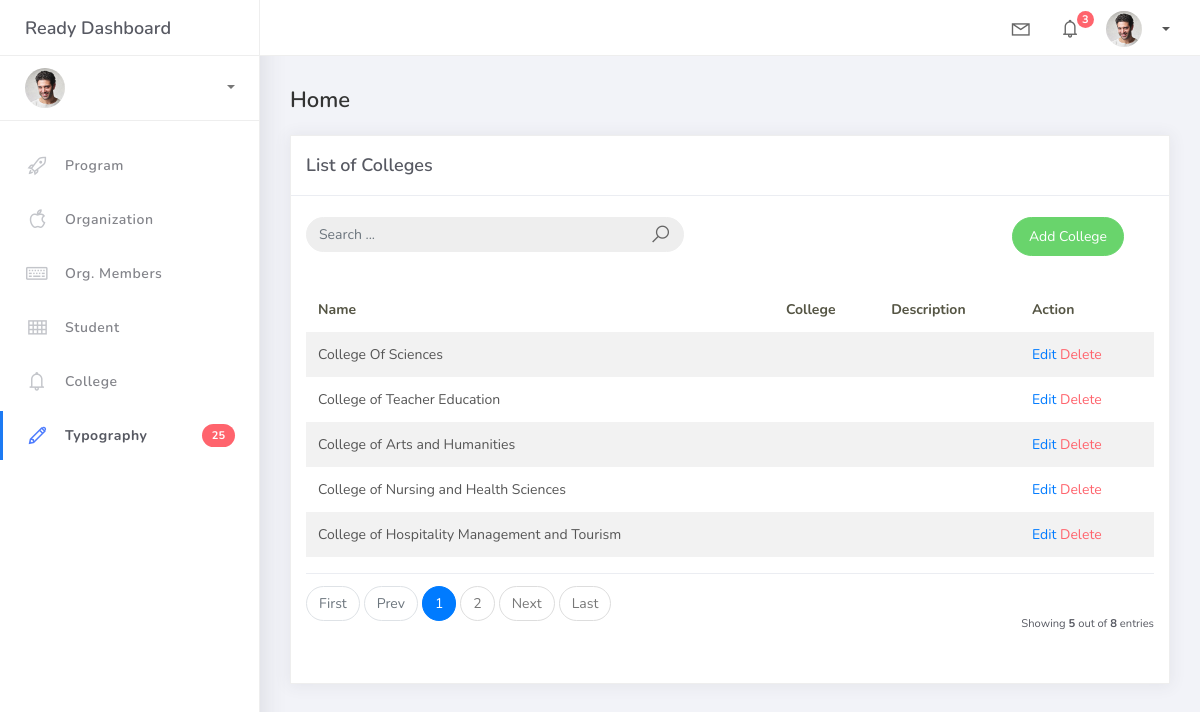
The page /college_list on the database as committed earlier.
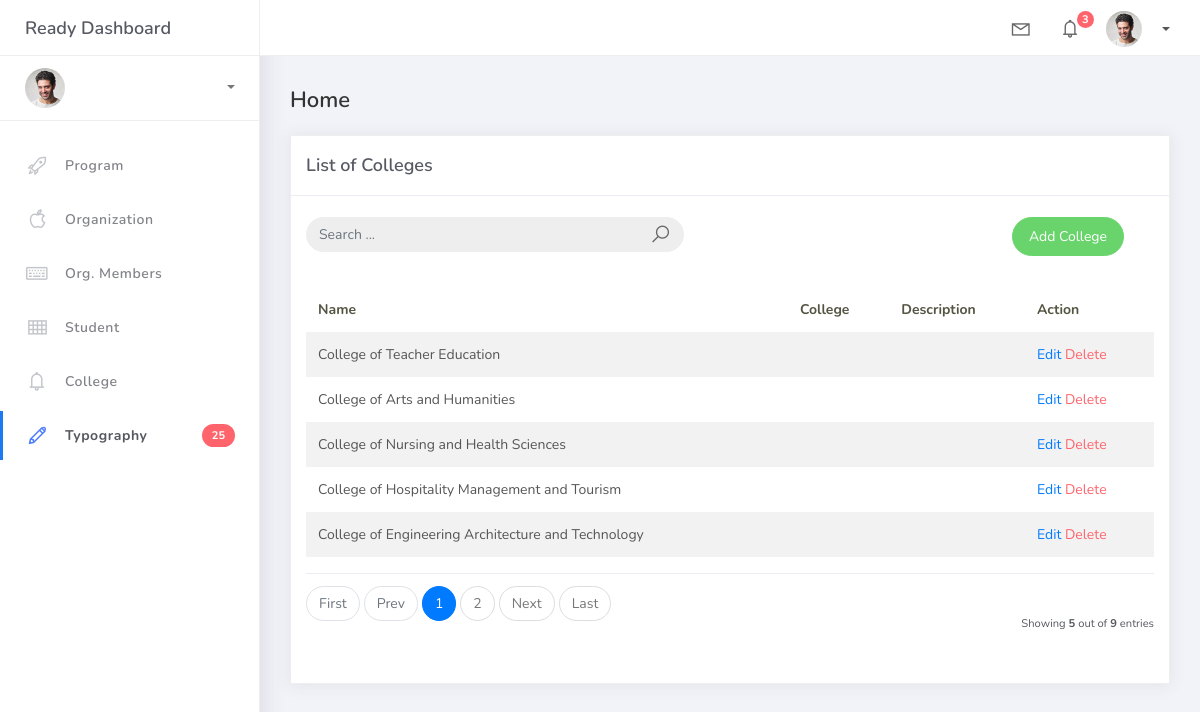
The same page on the database as committed later.
### studentorg/models.py (models this page shows, shortened)
class BaseModel(models.Model):
    created_at = models.DateTimeField(auto_now_add=True, db_index=True)
    updated_at = models.DateTimeField(auto_now=True)
    class Meta:
        abstract = True

class College(BaseModel):
    college_name = models.CharField(max_length=150)

### studentorg/views.py (the view)
# urls.py: path("college_list", views.CollegeList.as_view(), name="college-list"),
class CollegeList(ListView):
    model = College
    context_object_name = 'colleges'
    template_name = 'college_list.html'
    paginate_by = 5
    def get_queryset(self):
        qs = super().get_queryset()
        query = self.request.GET.get('q')
        if query:
            qs = qs.filter(
                Q(college_name__icontains=query) |
                Q(description__icontains=query)
            )
        return qs

### templates/college_list.html
{% extends 'base.html' %}
{% load static %}
{% block content %}
<div class="content">
    <div class="container-fluid">
        <h4 class="page-title">Home</h4>
        <div class="row">
            <div class="col-md-12">
                <div class="card">
                    <div class="card-header">
                        <div class="card-title">List of Colleges</div>
                    </div>
                    <br />
<div class="col-md-12 row">
    <div class="col-md-6">
        <form class="navbar-left navbar-form nav-search mr-md-3" action="{% url 'college-list' %}">
            <div class="input-group">
                <input type="text" placeholder="Search ..." class="form-control" name="q" />
                <div class="input-group-append">
                    <span class="input-group-text">
                        <i class="la la-search search-icon"></i>
                    </span>
                </div>
            </div>
        </form>
    </div>
    <div class="col-md-6">
        <div class="pull-right">
            <a href="{% url 'college-add' %}" class="btn btn-success btn-rounded">
                Add College
            </a>
        </div>
    </div>
</div>
                    <div class="card-body">
                        <table class="table table-striped mt-3">
                            <thead>
                                <tr>
                                    <th scope="col">Name</th>
                                    <th scope="col">College</th>
                                    <th scope="col">Description</th>
                                    <th scope="col">Action</th>
                                </tr>
                            </thead>
                            <tbody>
                                {% for college in colleges %}
                                <tr>
                                    <td>{{ college.college_name}}</td>
                                    <td>{{ college.description }}</td>
                                    <td>
                                        <td>
                                        <a href="{% url 'college-update' college.id %}">Edit</a>
                                        <a href="{% url 'college-delete' college.id %}" class="text-danger">Delete</a>
                                    </td>
                                    </td>
                                    </tr>
                                    {% empty %}
                                    <tr>
                                        <td colspan="4" style="text-align: center;">
                                            <p class="text-sm font-weight-bold mb-0">No Records Found</p>
                                        </td>
                                    </tr>
                                {% endfor %}
                            </tbody>
                        </table>
                        {% include 'includes/pagination.html' %}
                    </div>
                </div>
            </div>
        </div>
    </div>
</div>
{% endblock %}

Rows that differ between the two databases and show on the page:
removed College: college_name "College Of Sciences"
now on this page (row unchanged): College: college_name "College of Engineering Architecture and Technology"
Other text that changed with them:
{{ paginator.count }}: "8" → "9"
